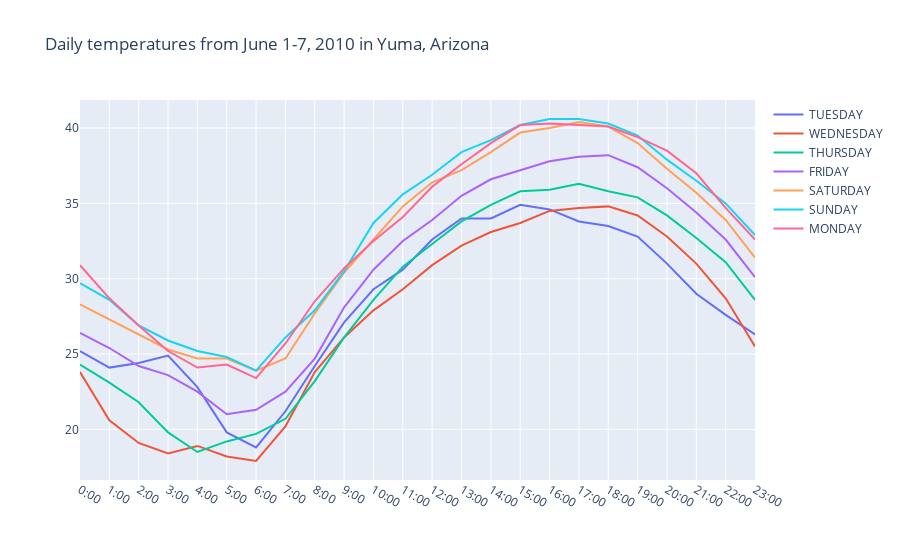

Write notebook code for a chart like this one.
### Code cell
# Create a pandas DataFrame from 2010YumaAZ.csv
df = pd.read_csv('data/2010YumaAZ.csv')
days = ['TUESDAY','WEDNESDAY','THURSDAY','FRIDAY','SATURDAY','SUNDAY','MONDAY']

# Use a for loop to create the traces for the seven days
# There are many ways to do this! Could also do this with a
# list comprehension.

data = []

for day in days:
    trace = go.Scatter(x=df['LST_TIME'],
                       y=df[df['DAY']==day]['T_HR_AVG'],
                       mode='lines',
                       name=day)
    data.append(trace)

# Define the layout
layout = go.Layout(
    title='Daily temperatures from June 1-7, 2010 in Yuma, Arizona',
    hovermode='closest'
)

# Create a fig from data and layout, and plot the fig
fig = go.Figure(data=data, layout=layout)
fig.show()

### Figure 1 — Plotly figure (JSON) as saved in the notebook; plotly's stock layout.template omitted (floating-point values rounded to 4 significant figures; data arrays with more than 128 entries replaced by an {"elided": "..."} marker saying what was removed)
{"data": [{"mode": "lines", "name": "TUESDAY", "type": "scatter", "x": {"elided": "168 str values"}, "y": [25.2, 24.1, 24.4, 24.9, 22.8, 19.8, 18.8, 21.2, 24.2, 27.1, 29.3, 30.6, 32.6, 34, 34, 34.9, 34.6, 33.8, 33.5, 32.8, 31, 29, 27.6, 26.3]}, {"mode": "lines", "name": "WEDNESDAY", "type": "scatter", "x": {"elided": "168 str values"}, "y": [23.8, 20.6, 19.1, 18.4, 18.9, 18.2, 17.9, 20.2, 23.8, 26.1, 27.9, 29.3, 30.9, 32.2, 33.1, 33.7, 34.5, 34.7, 34.8, 34.2, 32.8, 31, 28.7, 25.5]}, {"mode": "lines", "name": "THURSDAY", "type": "scatter", "x": {"elided": "168 str values"}, "y": [24.3, 23.1, 21.8, 19.8, 18.5, 19.2, 19.7, 20.7, 23.2, 26.1, 28.6, 30.8, 32.3, 33.8, 34.9, 35.8, 35.9, 36.3, 35.8, 35.4, 34.2, 32.7, 31.1, 28.6]}, {"mode": "lines", "name": "FRIDAY", "type": "scatter", "x": {"elided": "168 str values"}, "y": [26.4, 25.4, 24.2, 23.6, 22.5, 21, 21.3, 22.5, 24.7, 28.1, 30.6, 32.5, 33.9, 35.5, 36.6, 37.2, 37.8, 38.1, 38.2, 37.4, 36, 34.4, 32.6, 30.1]}, {"mode": "lines", "name": "SATURDAY", "type": "scatter", "x": {"elided": "168 str values"}, "y": [28.3, 27.3, 26.3, 25.3, 24.7, 24.7, 23.9, 24.7, 27.7, 30.4, 32.6, 34.8, 36.4, 37.2, 38.4, 39.7, 40, 40.4, 40.1, 39, 37.3, 35.7, 33.9, 31.4]}, {"mode": "lines", "name": "SUNDAY", "type": "scatter", "x": {"elided": "168 str values"}, "y": [29.7, 28.6, 26.9, 25.9, 25.2, 24.8, 23.9, 26.1, 27.9, 30.5, 33.7, 35.6, 36.9, 38.4, 39.2, 40.2, 40.6, 40.6, 40.3, 39.5, 37.9, 36.5, 35, 32.9]}, {"mode": "lines", "name": "MONDAY", "type": "scatter", "x": {"elided": "168 str values"}, "y": [30.9, 28.7, 26.9, 25.2, 24.1, 24.3, 23.4, 25.7, 28.5, 30.7, 32.5, 34.1, 36.1, 37.6, 39, 40.2, 40.3, 40.2, 40.1, 39.4, 38.5, 37, 34.7, 32.6]}], "layout": {"hovermode": "closest", "title": {"text": "Daily temperatures from June 1-7, 2010 in Yuma, Arizona"}}}
